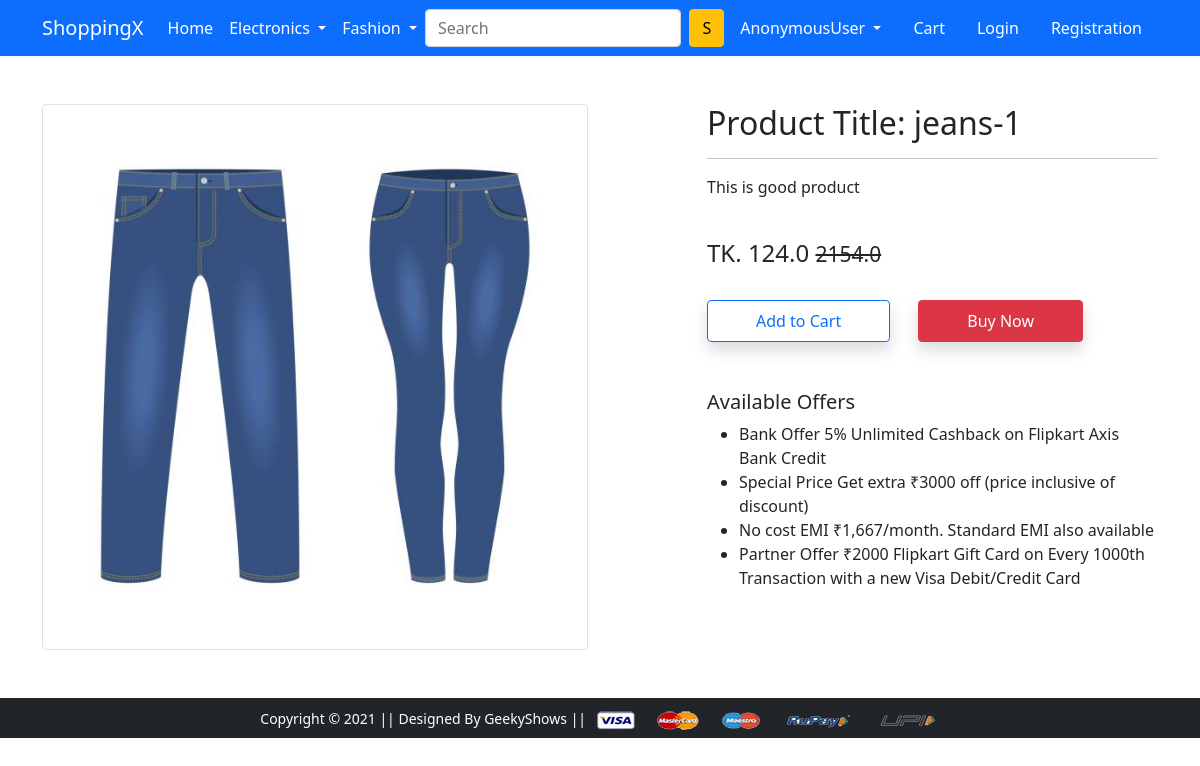
/product-detail/12, run on the app's committed database.
### app/models.py (models this page shows, shortened)
class Product(models.Model):
    title = models.CharField(max_length=100)
    selling_price = models.FloatField()
    discounted_price = models.FloatField()
    description = models.TextField()
    brand = models.CharField(max_length=100)
    category = models.CharField(choices=CATEGORY_CHOICES,max_length=100)
    product_image = models.ImageField(upload_to='productimg')

### app/views.py (the view)
# urls.py: path('product-detail/<int:pk>', views.ProductDetailView.as_view(), name='product-detail'),
class ProductDetailView(View):
    def get(self,request,pk):
        product = Product.objects.get(pk=pk)
        item_already_in_cart = False
        if request.user.is_authenticated:
            item_already_in_cart = Cart.objects.filter(Q(product=product.id) & Q(user=request.user)).exists()
        context = {
            'product':product,
            'item_already_in_cart':item_already_in_cart
        }
        return render(request,'app/productdetail.html',context)

### app/templates/app/productdetail.html (shortened to what this page needs)
{% extends 'app/base.html' %}
{% load static %}
{% block main-content %}
<div class="container my-5">
 <div class="row">
  <div class="col-sm-6 text-center align-self-center">
   <img src="{{ product.product_image.url }}" alt="" class="img-fluid img-thumbnail">
  </div>
  <div class="col-sm-5 offset-sm-1">
   <h2>Product Title: {{product.title}}</h2>
   <hr>
   <p>{{product.description}}</p> <br>
   <h4>TK. {{product.discounted_price}} <small class="fw-light text-decoration-line-through">{{product.selling_price}}</small></h4> <br>
    {% if not request.user.is_authenticated %}
    <form action="/add-to-cart" class="d-inline">
        <button type="submit" class="btn btn-outline-primary shadow px-5 py-2">Add to Cart</button>
    </form>
    {% endif %}
   <a href="{% url 'showcart' %}" class="btn btn-danger shadow px-5 py-2 ms-4">Buy Now</a>
   <h5 class="mt-5">Available Offers</h5>
   <ul>
    <li>Bank Offer 5% Unlimited Cashback on Flipkart Axis Bank Credit</li>
    <li>Special Price Get extra ₹3000 off (price inclusive of discount)</li>
    <li>No cost EMI ₹1,667/month. Standard EMI also available</li>
    <li>Partner Offer ₹2000 Flipkart Gift Card on Every 1000th Transaction with a new Visa Debit/Credit Card</li>
   </ul>
  </div>
 </div>
</div>
{% endblock main-content %}

### data on the page
Product: product_image (picture), title "jeans-1", description "This is good product", discounted_price "124.0", selling_price "2154.0"

### other printed values
{{ request.user|capfirst }} "AnonymousUser"
